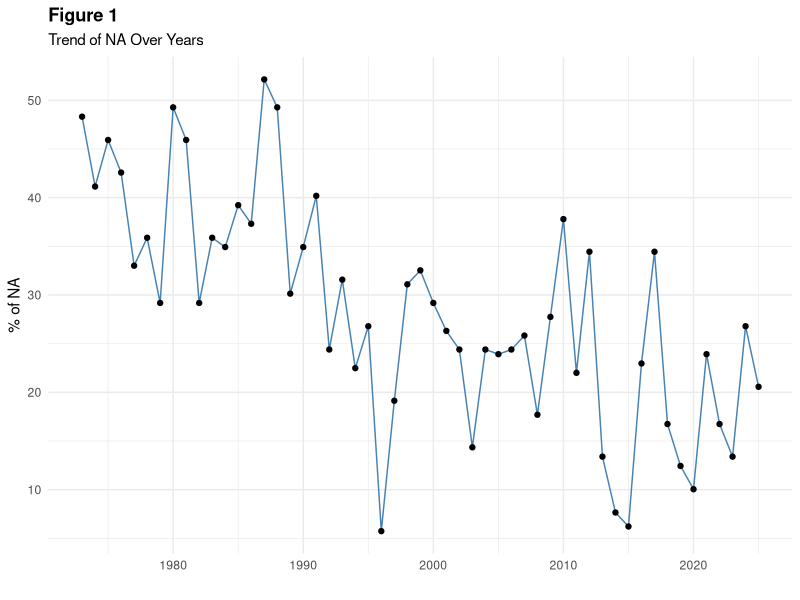
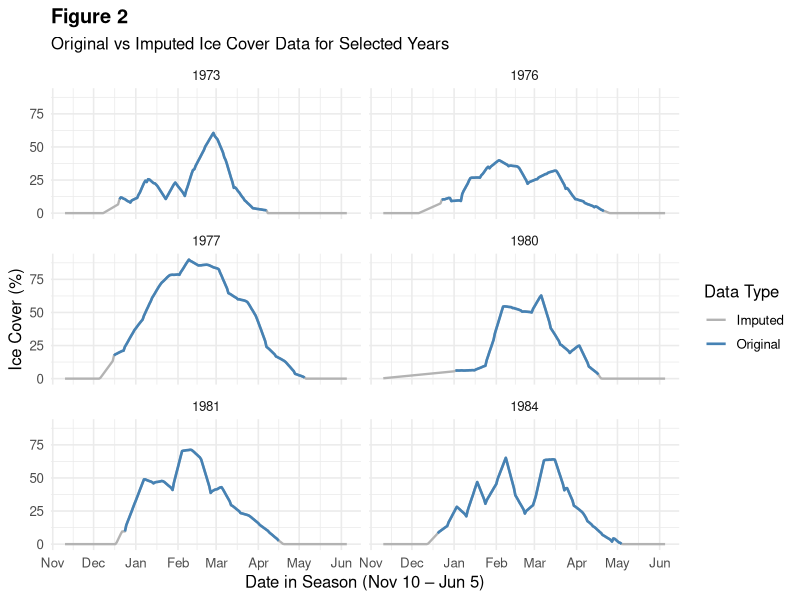

Generate these figures, in order, with R: (Note: this script raises an error after producing the figures.)
## ---- chunk 1
knitr::opts_chunk$set(echo = FALSE, message=FALSE, warning=FALSE)

# load libraries
library(tidyverse)
library(readr)
library(dplyr)
library(tidyr)
library(lubridate)
library(stringr)
library(knitr)
library(kableExtra)
library(ggplot2)
library(forecast)
## ---- chunk 2
# read and clean column names
raw0 <- read_csv("greatlakesicedata.csv", show_col_types = FALSE)
nm   <- names(raw0)
nm[1] <- "day_mon"
year_cols <- str_extract(nm[-1], "\\b\\d{4}\\b")
keep     <- c(TRUE, !is.na(year_cols))
raw      <- raw0[, keep, drop = FALSE]
names(raw) <- c("day_mon", year_cols[!is.na(year_cols)])
# create day_mon factor levels
day_levels <- format(
  seq(from = as.Date("2020-11-10"),
      to   = as.Date("2021-06-05"),
      by   = "day"),
  "%e-%b"
) %>%  stringr::str_trim()

# pivot longer format
ice_clean <- raw %>%
  mutate(
    row_id  = row_number(),
    day_mon = str_trim(day_mon),
    # unify possible "Feb-29" to "29-Feb"
    day_mon = if_else(day_mon == "Feb-29", "29-Feb", day_mon)
  ) %>%
  pivot_longer(-c(day_mon, row_id),
               names_to  = "year",
               values_to = "ice") %>%
  mutate(
    year  = as.integer(year),
    ice   = suppressWarnings(as.numeric(ice)),
    date  = as.Date(paste0(day_mon, "-", year), format = "%d-%b-%Y"),
    month = factor(
      lubridate::month(date),
      levels = c(11, 12, 1, 2, 3, 4, 5, 6),
      labels = month.abb[c(11, 12, 1, 2, 3, 4, 5, 6)]
    ),
    day      = day(date),
    day_mon  = factor(day_mon, levels = day_levels, ordered = TRUE)
  ) %>%
  arrange(year, row_id) %>%
  select(date, year, month, day, day_mon, row_id, ice)
## ---- chunk 3
# Imputation 
# threshold for "close to zero" (%)
tau0 <- 5

feb28_idx <- 111L
feb29_idx <- 112L


impute_year <- function(x, y, tau0 = 5, feb29_idx = NA_integer_,
                        win_lead = 20, win_trail = 20) {
  # x: row_id (1..n) for one year
  # y: daily ice % (may contain NA) for the same year
  n  <- length(y)
  y2 <- y
  # keep values in [0, 100]
  clamp <- function(v) pmax(0, pmin(100, v))

  # Fill Feb 29 if NA and has neighbors
  if (!is.na(feb29_idx) && feb29_idx >= 2L && feb29_idx <= n - 1L &&
      is.na(y2[feb29_idx])) {
    a <- y2[feb29_idx - 1L]
    b <- y2[feb29_idx + 1L]
    y2[feb29_idx] <-
      if (is.finite(a) && is.finite(b)) (a + b) / 2 else
      if (is.finite(a)) a else
      if (is.finite(b)) b else NA_real_
  }
  # indices of non-missing observations
  obs <- which(!is.na(y2))
  if (!length(obs)) return(y2) 

  # leading gap (before first observed)
  k1 <- obs[1L] # first observed index
  if (k1 > 1L) {
    s <- 1L # start index of leading gap
    e <- k1 - 1L # end index of leading gap

   # observed indices AFTER the gap
    obs_after <- obs[obs >= k1]
    # use only the first 'win_lead' observed days to fit the line
    use_idx <- obs_after[seq_len(min(length(obs_after), win_lead))]

    if (length(use_idx) >= 2L) {
      fit <- lm(y ~ x, data = data.frame(
        y = y2[use_idx],
        x = x[use_idx]
      ))
      preds <- as.numeric(predict(fit, newdata = data.frame(x = x[s:e])))
      # enforce physical bounds: 0 <= preds <= first observed value
      upper <- y2[k1]
      preds <- clamp(preds)
      preds[preds > upper] <- upper
      preds[preds < 0]     <- 0
      y2[s:e] <- preds
    } else {
      # fallback: simple linear ramp 0 -> first observed
      y2[s:e] <- clamp(seq(0, y2[k1], length.out = e - s + 1L))
    }
  }

  # trailing gap
  k2 <- obs[length(obs)]
  if (k2 < n) {
    s <- k2 + 1L
    e <- n

    # observed indices BEFORE the gap
    obs_before <- obs[obs <= k2]
    # use only the last 'win_trail' observed days to fit the line
    use_idx <- tail(obs_before, n = min(length(obs_before), win_trail))

    if (length(use_idx) >= 2L) {
      fit <- lm(y ~ x, data = data.frame(
        y = y2[use_idx],
        x = x[use_idx]
      ))
      preds <- as.numeric(predict(fit, newdata = data.frame(x = x[s:e])))
      
      # enforce physical bounds: 0 <= preds <= last observed value
      upper <- y2[k2]
      preds <- clamp(preds)
      preds[preds > upper] <- upper
      preds[preds < 0]     <- 0

      y2[s:e] <- preds
    } else {
      # fallback: simple ramp last observed -> 0
      y2[s:e] <- clamp(seq(y2[k2], 0, length.out = e - s + 1L))
    }
  }

  y2
}

# years before 1993: run imputation
imputed_pre1993 <- ice_clean %>%
  filter(year < 1993) %>%
  group_by(year) %>%
  arrange(row_id, .by_group = TRUE) %>%
  mutate(
    ice_imp = impute_year(
      x         = row_id,
      y         = ice,
      tau0      = tau0,
      feb29_idx = feb29_idx
    )
  ) %>%
  ungroup() %>% 
  filter(row_id != feb29_idx)  # remove Feb-29 row

# years 1993 and later: keep original values but
# combine Feb 28 & Feb 29 by mean into Feb 28
post1993 <- ice_clean %>%
  filter(year >= 1993) %>%
  mutate(ice_imp = ice) %>%
  group_by(year) %>%
  mutate(
    # mean of Feb-28 and Feb-29 in this year
    feb_mean = mean(
      ice_imp[row_id %in% c(feb28_idx, feb29_idx)],
      na.rm = TRUE)
    ) %>%
  ungroup() %>%
  mutate(
    # 1) overwrite Feb-28 (row 111) with that mean
    ice_imp = if_else(row_id == feb28_idx, feb_mean, ice_imp),
    # 2) set all remaining NA to 0
    ice_imp = if_else(is.na(ice_imp), 0, ice_imp)
  ) %>%
  # 3) drop Feb-29 row (row 112)
  filter(row_id != feb29_idx) %>%
  select(-feb_mean)

# combine and keep row_id ordering
imputed <- bind_rows(imputed_pre1993, post1993) %>%
  arrange(year, row_id)
## ---- chunk 4
# calculate AUC per year
auc_data <- imputed %>%
  group_by(year) %>%
  summarize(
    AUC = sum(ice_imp, na.rm = TRUE),
    .groups = "drop"
  )
## ---- chunk 5
# check NAs
na_summary <- ice_clean %>%
  group_by(year) %>%
  summarize(
    total_days = n(),
    NA_count = sum(is.na(ice)),
    NA_percentage = (NA_count / total_days) * 100
  )

# show NA trend over years
ggplot(na_summary, aes(x = as.integer(year), y = NA_percentage)) +
  geom_line(color = "steelblue") +
  geom_point() +
  labs(x = "", y = "% of NA",
       title = "Figure 1",
       subtitle = "Trend of NA Over Years") +
  theme_minimal() +
  theme(
    plot.title = element_text(face = "bold")
  )
## ---- chunk 6
# Start / End / Peak 
# season is the start, end and peak rows
season <- ice_clean %>% 
  group_by(year) %>% 
  summarise(
    start_row = { idx <- which(!is.na(ice)); if (length(idx)) min(idx) else NA_integer_ }, 
    end_row   = { idx <- which(!is.na(ice)); if (length(idx)) max(idx) else NA_integer_ },
    peak_row  = {
      if (all(is.na(ice))) NA_integer_
      else { v <- ifelse(is.na(ice), -Inf, ice); which.max(v) }
    },
    .groups = "drop"
  ) %>% 
  tidyr::drop_na(start_row, end_row)  

season_start <- as.Date("1973-11-10")
season_end   <- as.Date("1974-06-05")

# prepare data for plotting imputed vs original 
imputed_plot <- imputed %>%
  left_join(season, by = "year") %>%
  mutate(
    season_date = season_start + (row_id - 1),
    ice_obs     = if_else(row_id < start_row | row_id > end_row,
                          NA_real_, ice)
  )

selected_years <- c(1973, 1976, 1977, 1980, 1981, 1984)

ggplot(filter(imputed_plot, year %in% selected_years),
       aes(x = season_date)) +
  # grey imputed line on bottom
  geom_line(aes(y = ice_imp, color = "Imputed"),
            linewidth = 0.8, na.rm = TRUE) +
  # blue original line on top, only where observed
  geom_line(aes(y = ice_obs, color = "Original"),
            linewidth = 0.9, na.rm = TRUE) +
  facet_wrap(~ year, ncol = 2) +
  scale_color_manual(
    values = c("Imputed" = "grey70", "Original" = "steelblue"),
    name   = "Data Type"
  ) +
  scale_x_date(
    limits      = c(season_start, season_end),
    date_breaks = "1 month",
    date_labels = "%b"
  ) +
  labs(
    x     = "Date in Season (Nov 10 – Jun 5)",
    y     = "Ice Cover (%)",
    title = "Figure 2",
    subtitle = "Original vs Imputed Ice Cover Data for Selected Years"
  ) +
  theme_minimal(base_size = 12) +
  theme(
    plot.title = element_text(face = "bold")
  )
 
## ---- chunk 7
# map row -> date
base_start <- as.Date("1973-11-10")
base_end   <- base_start + (nrow(raw) - 1)

season <- season %>%
  mutate(
    start_date = base_start + (start_row - 1),
    end_date   = base_start + (end_row   - 1),
    peak_date  = base_start + (peak_row  - 1)
  )

# prepare observed season data
imputed_startend <- imputed %>%
  mutate(
    is_ice = !is.na(ice_imp) & ice_imp > 0  # TRUE = has ice, FALSE = no ice (0 or NA)
  )
# Build Start / End / Peak (by row), then map row -> date on y using the imputed data
season_imp <- imputed_startend %>%
  group_by(year) %>%
  summarise(
    # start: first day where is_ice goes from FALSE (0) to TRUE (>0)
    start_row_im = {
      idx <- which(is_ice & !dplyr::lag(is_ice, default = FALSE))
      if (length(idx)) min(idx) else NA_integer_
    },
    # end: last day where is_ice goes from TRUE (>0) to FALSE (0)
    end_row_im = {
      idx <- which(is_ice & !dplyr::lead(is_ice, default = FALSE))
      if (length(idx)) max(idx) else NA_integer_
    },
    # peak: max ice within the ice season (only among is_ice == TRUE)
    peak_row_im = {
      if (!any(is_ice)) {
        NA_integer_
      } else {
        v <- ifelse(is_ice, ice_imp, -Inf)
        which.max(v)
      }
    },
    .groups = "drop"
  ) %>%
  tidyr::drop_na(start_row_im, end_row_im) %>%
  arrange(year)

# map row -> date
base_start_im <- as.Date("1973-11-10")
base_end_im   <- base_start_im + (nrow(raw) - 1)

# map observed season rows to dates
season_imp <- season_imp %>%
  mutate(
    start_date_im = base_start + (start_row_im - 1),
    end_date_im   = base_start + (end_row_im   - 1),
    peak_date_im  = base_start + (peak_row_im  - 1)
  )

# range for x-axis
min_year <- min(c(season$year, season_imp$year))
max_year <- max(c(season$year, season_imp$year))

ggplot() +
  # Bottom layer: imputed season band
  geom_ribbon(
    data = season_imp,
    aes(x = year, ymin = start_date_im, ymax = end_date_im),
    fill = "grey50", alpha=0.8, color = NA, na.rm = TRUE
  ) +
  # Top layer: observed season band
  geom_ribbon(
    data = season,
    aes(x = year, ymin = start_date, ymax = end_date),
    fill = "grey85", color = NA, na.rm = TRUE
  ) +
  # Observed peak line and points (on top)
  geom_line(
    data = season,
    aes(x = year, y = peak_date, group = 1),
    color = "steelblue", linewidth = 1
  ) +
  geom_point(
    data = season,
    aes(x = year, y = peak_date),
    color = "steelblue", size = 1.8
  ) +
  scale_x_continuous(
    breaks       = seq(min_year, max_year, by = 5),
    minor_breaks = seq(min_year, max_year, by = 5)
  ) +
  # Reverse y-axis so Nov-10 is at the top and Jun-05 at the bottom
  scale_y_date(
    limits      = c(base_end, base_start),   # reversed
    breaks      = seq(base_start, base_end, by = "1 month"),
    date_labels = "%d-%b",
    expand      = expansion(mult = c(0.01, 0.01))
  ) +
  labs(
    x = "",
    y = "Date (Nov-10 → Jun-05)",
    title    = "Figure 3",
    subtitle = "Duration of Ice Coverage over Time",
    caption = "Light grey = Observed Start–End; Dark grey = Imputed Start–End; Blue = Observed Peak"
  ) +
  theme_minimal(base_size = 12) +
  theme(
    plot.title = element_text(face = "bold")
  )
## ---- chunk 8
### HEAT MAP ###
ggplot() +
  geom_raster(aes(x = year, y = day_mon, fill = ice_imp), data = imputed) +
  # scale_fill_gradient(low = "white",
  #                     high = "navy",
  #                     guide = guide_colorbar(ticks = TRUE, label = TRUE,
  #                                            barheight = .5, barwidth = 8)) +
  scale_fill_viridis_c(option = "mako", direction = -1,
                       guide = guide_colorbar(ticks = TRUE, label = TRUE,
                                              barheight = .5, barwidth = 8)) +
  theme_minimal() +
  scale_x_continuous(expand = c(0, 0)) +
  scale_y_discrete(breaks = c("1-Dec", "1-Jan", "1-Feb", "1-Mar", "1-Apr", "1-May", "1-Jun"),
                   labels = c("Dec", "Jan", "Feb", "Mar", "Apr", "May", "Jun"),
                   limits = levels(imputed$day_mon)) +
  labs(title = "Figure 4",
       subtitle = "Intensity of Ice Coverage over Time",
       fill = "% Coverage",
       y = NULL,
       x = NULL) +
  theme(
    # text settings
    axis.text = element_text(size = 8),
   
    # legend settings
    legend.position = c(0.5, -0.15),
    legend.direction = "horizontal",
    legend.title = element_text(vjust = 1),
   
    # plot settings
    plot.margin = grid::unit(c(.5, .5, 1.5, .5), "cm"),
    plot.title = element_text(face = "bold")
  )
## ---- chunk 9
# calculate Theil-Sen slope
theil_sen_slope <- function(x, y) {
  n <- length(x)
  slopes <- c()
  for (i in 1:(n - 1)) {
    for (j in (i + 1):n) {
      if (x[j] != x[i]) {
        slopes <- c(slopes, (y[j] - y[i]) / (x[j] - x[i]))
      }
    }
  }
  median(slopes, na.rm = TRUE)
}

# calculate slope
slope_est <- theil_sen_slope(auc_data$year, auc_data$AUC)
intercept_est <- median(auc_data$AUC) - slope_est * median(auc_data$year)
## ---- chunk 10
# plot AUC time series with trend line
ggplot(auc_data, aes(x = year, y = AUC)) +
  geom_point(color = "steelblue", size = 2) +
  geom_line(color = "steelblue", linewidth = 0.8) +
  geom_abline(slope = slope_est, intercept = intercept_est,
              color = "darkred", linetype = "dashed", linewidth = 1) +
  labs(x = NULL,
       y = "Annual Ice Cover AUC",
       title = "Figure 5",
       subtitle = "Time Series of Annual Ice Cover AUC",
       caption = "Blue = Recorded AUC; Red = Theil-Sen Slope Estimate") +
  theme_minimal(base_size = 12) +
  theme(
    plot.title = element_text(face = "bold")
  )
## ---- chunk 11
# number of random permutations to generate
n_perm <- 10000

# initialize vectors
TSs <- numeric(n_perm) # theil-sen slopes (these are slopes generated UNDER THE NULL)


### PERMUTATION TEST ###
set.seed(12345) # set seed for reproducibility
for (i in 1:n_perm) {
  
  # randomly permute AUC
  auc_data$AUC_rand <- sample(auc_data$AUC)
  
  # compute TS slope ON AUC_rand
  TSs[i] <- theil_sen_slope(auc_data$year, auc_data$AUC_rand)
}

# compute p-value
p_value <- mean(abs(TSs) > abs(slope_est))
## ---- chunk 12
ggplot(data.frame(TSs)) +
  geom_histogram(aes(x=TSs),
                 fill = "skyblue",
                 color = "grey50") +
  geom_vline(xintercept = slope_est, color = "darkred") +
  geom_vline(xintercept = abs(slope_est), color = "darkred") +
  annotate(geom = "text", label = "-|Observed Slope|", x = -abs(slope_est), y = 950,
           hjust = -0.05, color = "darkred", fontface = "bold") +
  annotate(geom = "text", label = "|Observed Slope|", x = abs(slope_est), y = 950,
           hjust = 1.05, color = "darkred", fontface = "bold") +
  scale_y_continuous(expand = c(0, 0)) +
  labs(y = NULL,
       x = NULL,
       title = "Figure 6",
       subtitle = "Null Distribution of Permuted Theil-Sen Slopes") +
  theme_classic() +
  theme(
    axis.line.y = element_blank(),
    axis.text.y = element_blank(),
    axis.ticks.y = element_blank(),
    
    plot.title = element_text(face = "bold")
  )
## ---- chunk 13
dat <- raw %>%
  mutate(row_id = row_number()) %>%
  pivot_longer(-c(day_mon, row_id), names_to = "year", values_to = "ice") %>%
  mutate(year = as.integer(year),
         ice  = suppressWarnings(as.numeric(ice))) %>%
  arrange(year, row_id)
# helper function to find mid-year NA runs
find_mid_na <- function(x, rows){
  w <- which(!is.na(x))
  if (length(w) == 0) return(tibble(start_row = integer(), end_row = integer()))
  first <- w[1]; last <- w[length(w)]
  z <- is.na(x[first:last]); if (!any(z)) return(tibble(start_row = integer(), end_row = integer()))
  r <- rle(z); ends <- cumsum(r$lengths); starts <- ends - r$lengths + 1
  idx <- which(r$values)
  tibble(start_row = rows[first:last][starts[idx]],
         end_row   = rows[first:last][ends[idx]])
}

# check the first non-NA row per year
starts <- dat %>%
  group_by(year) %>%
  summarise(first_data_row = min(row_id[!is.na(ice)], default = NA_integer_), .groups = "drop") %>%
  left_join(
    dat %>% filter(!is.na(ice)) %>%
      group_by(year) %>% slice_min(order_by = row_id, n = 1, with_ties = FALSE) %>%
      dplyr::select(year, first_day = day_mon),
    by = "year"
  ) %>%
  arrange(year)

# mid-year NA runs, which means how many runs of NAs between first and last non-NA
mid_runs <- dat %>%
  group_by(year) %>%
  reframe(find_mid_na(ice, row_id)) %>%                 
  left_join(dat %>% dplyr::select(year, row_id, day_mon),
            by = c("year","start_row" = "row_id")) %>%
  rename(start_day = day_mon) %>%
  left_join(dat %>% dplyr::select(year, row_id, day_mon),
            by = c("year","end_row" = "row_id")) %>%
  rename(end_day = day_mon) %>%
  mutate(n_days = end_row - start_row + 1) %>%
  arrange(year, start_row)

# summary of mid-year NAs
mid_summary <- mid_runs %>%
  group_by(year) %>%
  summarise(has_mid_NA = n() > 0,
            mid_NA_runs = n(),
            mid_NA_days = sum(n_days),
            .groups = "drop") %>%
  right_join(starts, by = "year") %>%
  arrange(year) %>%
  mutate(across(c(has_mid_NA, mid_NA_runs, mid_NA_days),
                ~ tidyr::replace_na(., 0)))

# show mid-year NA summary table using kable
mid_runs %>%
  kable("html", caption = "Appendix A: Mid-year NA Summary",
        col.names = c("Year", "Start Row", "End Row", "Start Day", "End Day", "Number of NAs")) %>%
  kable_styling(full_width = FALSE, position = "left", font_size = 12)
## ---- chunk 14
# plot ACF of AUC time series
ggAcf(auc_data$AUC, lag.max = 20) +
  labs(title = "Appendix B",
       subtitle = "Autocorrelation Function (ACF) of Annual Ice Cover AUC Time Series") +
  theme_minimal(base_size = 12) +
  theme(
    plot.title = element_text(face = "bold")
  )
